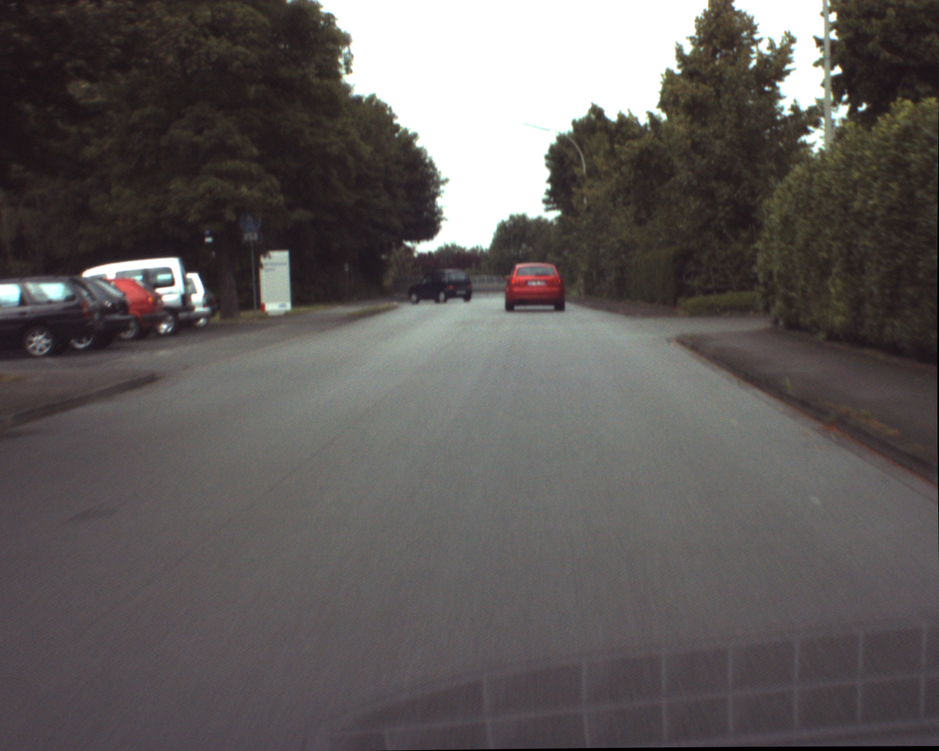
%> input picture Lab_04/Input/ur_c_s_03a_01_L_0376.png, 939 x 751 px, shrunk from 1280 x 1024 before the run
$ octave --eval "result = Segment_red_car(imread('../Input/ur_c_s_03a_01_L_0376.png'));"   (GNU Octave 9; MATLAB toolbox functions it lacks are replaced by stand-ins)
%> lines starting %> are read from the running program, lines starting %| are printed output that depends on the picture
%% Segment the red car in the 6 images by thresholding the Hue component
    % input:  inputImg: input image
    % output: outputImg: red car in the image segmented by thresholding

function [outputImg]=Segment_red_car(inputImg)

    inputImg_hsv=rgb2hsv(inputImg);
%> inputImg_hsv: size 751x939x3 double; mean H, S, V 0.427, 0.126, 0.379
    inputImg_hsv=inputImg_hsv(:,:,1);                %Take H component
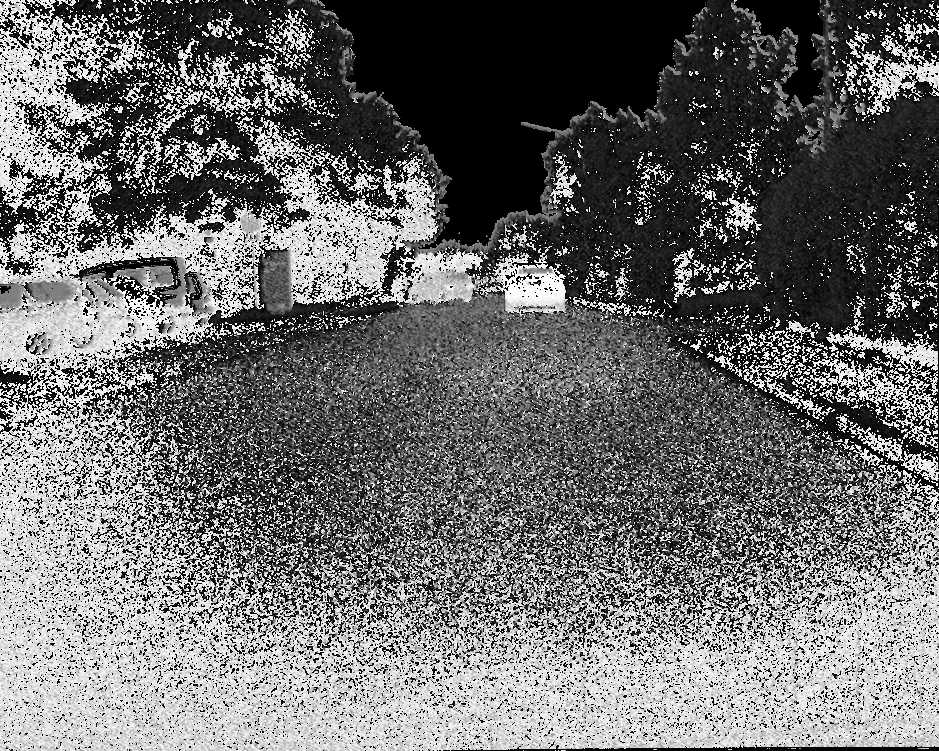
%> inputImg_hsv: size 751x939 double; min 0, max 0.999, mean 0.427
    [rr,cc,pp]=size(inputImg_hsv);
%> rr = 751; cc = 939; pp = 1
    seg=zeros(rr,cc);

    mask=inputImg_hsv > 0.97  &  inputImg_hsv < 1;    % we put 1 as superior extreme beacuse (m+s)=1.11, so it's > 1
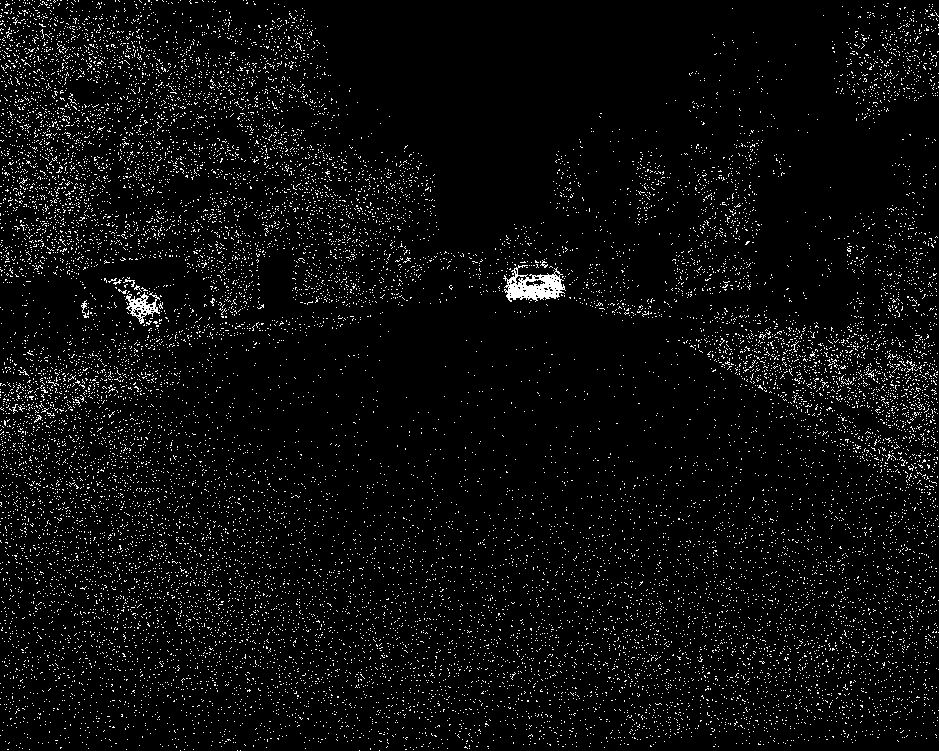
%> mask: size 751x939 logical; 4.6% white in thin lines or dots
    seg=seg+mask;
%> seg: size 751x939 double; values 0 (black) and 1 (white), 4.6% white in thin lines or dots

    imshow(seg,[]);
    title('red car by thresholding ');
    outputImg=seg;


end
